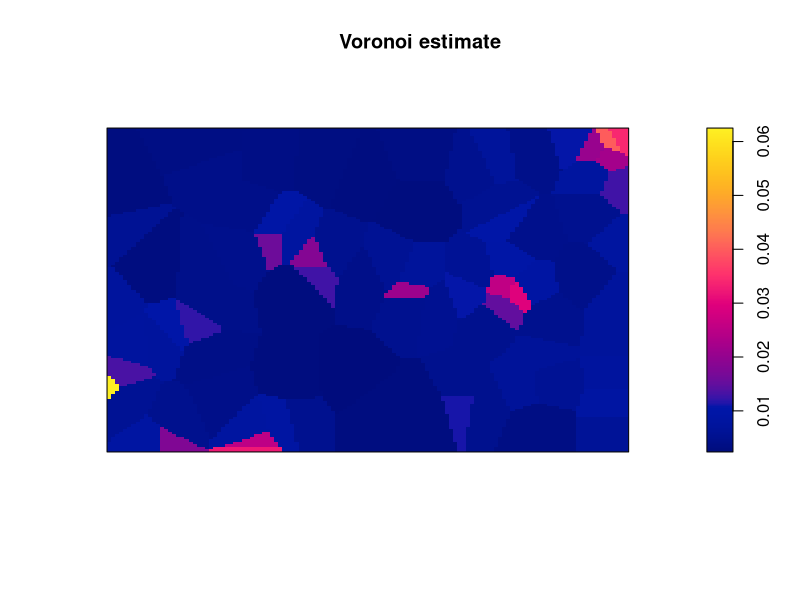
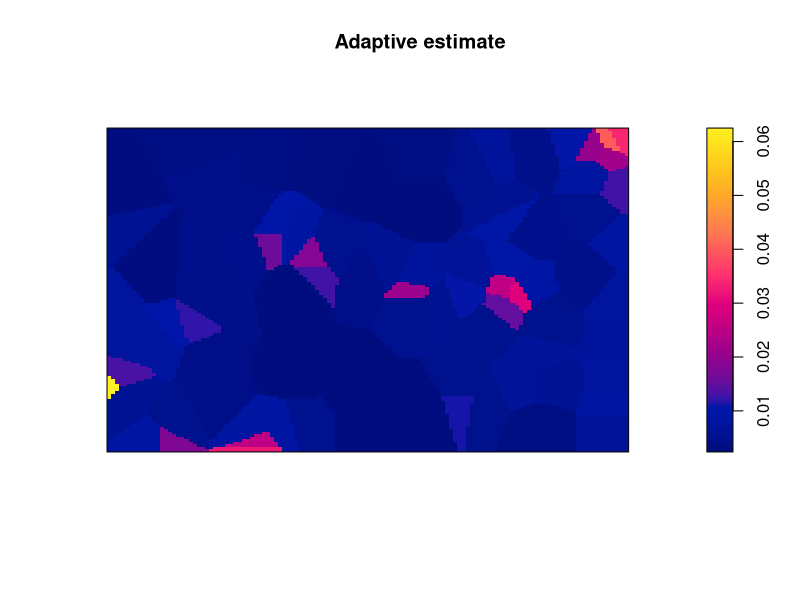

These figures' R source, in order:
library(spatstat)


### Name: adaptive.density
### Title: Intensity Estimate of Point Pattern Using Tessellation
### Aliases: adaptive.density
### Keywords: spatial methods smooth

### ** Examples

  plot(adaptive.density(nztrees, 1), main="Voronoi estimate")
  nr <- if(interactive()) 100 else 5
  plot(adaptive.density(nztrees, nrep=nr), main="Adaptive estimate")
